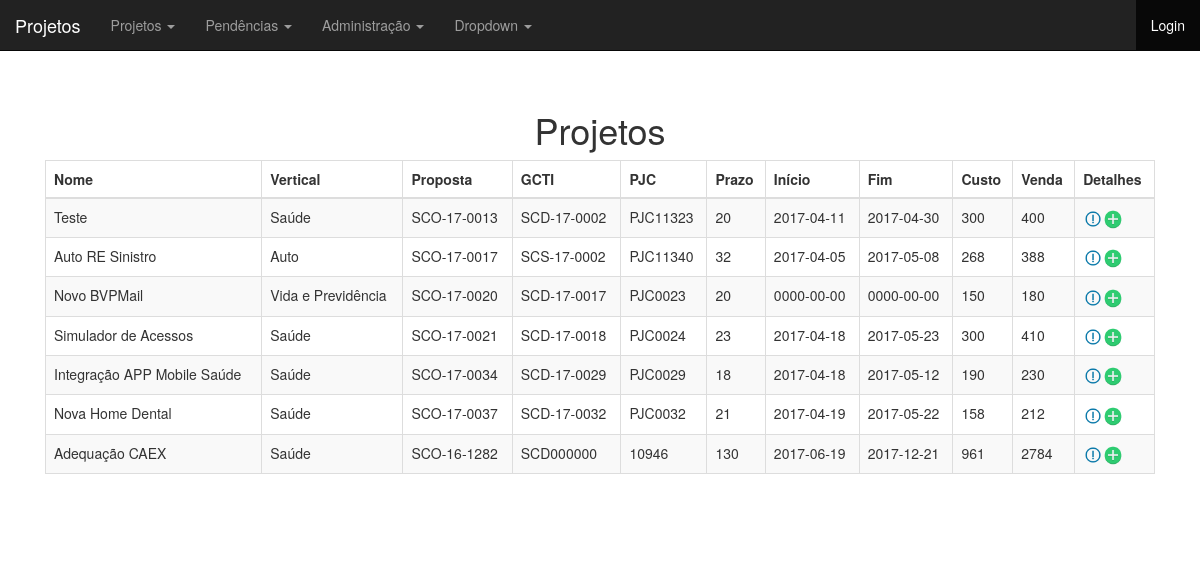
The page /projeto-lista.php on the database its author committed.
### tables this page shows
CREATE TABLE `projetos` (
  `id` int(10) unsigned NOT NULL AUTO_INCREMENT,
  `nome` varchar(255) NOT NULL,
  `nr_proposta` varchar(255) NOT NULL,
  `nr_gcti` varchar(255) DEFAULT NULL,
  `pjc` varchar(255) DEFAULT NULL,
  `nr_dias` int(10) unsigned DEFAULT NULL,
  `data_inicio` date DEFAULT NULL,
  `data_fim` date DEFAULT NULL,
  `hrs_custo` int(10) unsigned DEFAULT NULL,
  `hrs_venda` int(10) unsigned DEFAULT NULL,
  `observacoes` longtext,
  `ativo` varchar(20) DEFAULT NULL,
  `vertical_id` int(11) DEFAULT NULL,
  PRIMARY KEY (`id`)
);

CREATE TABLE `vertical` (
  `id` int(11) NOT NULL AUTO_INCREMENT,
  `vertical` varchar(255) NOT NULL,
  PRIMARY KEY (`id`)
);

### banco-projeto.php (called while the page is built, shortened)
<?php
function listaProjetos($conexao){
	$projetos = array();
	$resultado = mysqli_query($conexao, "select p.*, v.vertical as nome_vertical from projetos as p join vertical as v on v.id=p.vertical_id");
	while($projeto = mysqli_fetch_assoc($resultado)){
		array_push($projetos, $projeto);
	}
	return $projetos;
}

### projeto-lista.php (the view)
<?php
include ("cabecalho.php");
include("conecta.php");
include("banco-projeto.php");
$projetos = listaProjetos($conexao);
?>
<h1>Projetos</h1>
<table class="table table-striped table-bordered alinhamento-esquerda">
	<thead class="alinhamento-centralizado">
		<th>Nome</th>
		<th>Vertical</th>
		<th>Proposta</th>
		<th>GCTI</th>
		<th>PJC</th>
		<th>Prazo</th>
		<th>Início</th>
		<th>Fim</th>
		<th>Custo</th>
		<th>Venda</th>
		<th>Detalhes</th>
	</thead>
	<?php
	foreach ($projetos as $projeto): ?>
		<tr>
			<td><?=$projeto['nome'] ?></td>
			<td><?=$projeto['nome_vertical']?></td>
			<td><?=$projeto['nr_proposta'] ?></td>
			<td><?=$projeto['nr_gcti'] ?></td>
			<td><?=$projeto['pjc'] ?></td>
			<td><?=$projeto['nr_dias'] ?></td>
			<td><?=$projeto['data_inicio'] ?></td>
			<td><?=$projeto['data_fim'] ?></td>
			<td><?=$projeto['hrs_custo'] ?></td>
			<td><?=$projeto['hrs_venda'] ?></td>
			<td><a href="pendencia-lista.php?id=<?=$projeto['id']?>"><img src="imgs/detail-icon.png" width="20" height="20"><a href="pendencia-formulario.php"><img src="imgs/add-icon.png" width="20" height="20"></td>
		</tr>
	<?php
	endforeach
	?>
</table>
<?php include("rodape.php");

### cabecalho.php (shortened to what this page needs)
<!DOCTYPE html>
<html>
<head>
	<link rel="stylesheet" type="text/css" href="css/bootstrap.css">
	<link rel="stylesheet" type="text/css" href="css/projetos.css">
</head>
<body>
	<nav class="navbar navbar-inverse navbar-fixed-top">
        <div class="container-fluid">
          <div class="navbar-header">
            <a class="navbar-brand" href="index.php">Projetos</a>
          </div>
          <div id="navbar" class="navbar-collapse collapse">
            <ul class="nav navbar-nav">
              <li class="dropdown">
                <a href="#" class="dropdown-toggle" data-toggle="dropdown" role="button" aria-haspopup="true" aria-expanded="false">Projetos <span class="caret"></span></a>
              </li>
              <li class="dropdown">
                <a href="#" class="dropdown-toggle" data-toggle="dropdown" role="button" aria-haspopup="true" aria-expanded="false">Pendências <span class="caret"></span></a>
              </li>
              <li class="dropdown">
                <a href="#" class="dropdown-toggle" data-toggle="dropdown" role="button" aria-haspopup="true" aria-expanded="false">Administração <span class="caret"></span></a>
              </li>
              <li class="dropdown">
                <a href="#" class="dropdown-toggle" data-toggle="dropdown" role="button" aria-haspopup="true" aria-expanded="false">Dropdown <span class="caret"></span></a>
              </li>
            </ul>
            <ul class="nav navbar-nav navbar-right">
              <li class="active"><a href="./">Login<span class="sr-only">(current)</span></a></li>
            </ul>
          </div>
        </div>
      </nav>
	<div class="container">
		<div class="principal">

### rodape.php
		</div>
	</div>
</body>
</html>

### css/projetos.css (style rules this page uses)
body { padding-top: 50px; }
.principal { padding: 40px 15px; text-align: center; }
.alinhamento-esquerda { text-align:left; }
.alinhamento-centralizado { text-align:center; }

### rows shown on the page
projetos: nome "Teste", vertical.vertical "Saúde", nr_proposta "SCO-17-0013", nr_gcti "SCD-17-0002", pjc "PJC11323", nr_dias "20", data_inicio "2017-04-11", data_fim "2017-04-30", hrs_custo "300", hrs_venda "400"
projetos: nome "Auto RE Sinistro", vertical.vertical "Auto", nr_proposta "SCO-17-0017", nr_gcti "SCS-17-0002", pjc "PJC11340", nr_dias "32", data_inicio "2017-04-05", data_fim "2017-05-08", hrs_custo "268", hrs_venda "388"
projetos: nome "Novo BVPMail", vertical.vertical "Vida e Previdência", nr_proposta "SCO-17-0020", nr_gcti "SCD-17-0017", pjc "PJC0023", nr_dias "20", data_inicio "0000-00-00", data_fim "0000-00-00", hrs_custo "150", hrs_venda "180"
projetos: nome "Simulador de Acessos", vertical.vertical "Saúde", nr_proposta "SCO-17-0021", nr_gcti "SCD-17-0018", pjc "PJC0024", nr_dias "23", data_inicio "2017-04-18", data_fim "2017-05-23", hrs_custo "300", hrs_venda "410"
projetos: nome "Integração APP Mobile Saúde", vertical.vertical "Saúde", nr_proposta "SCO-17-0034", nr_gcti "SCD-17-0029", pjc "PJC0029", nr_dias "18", data_inicio "2017-04-18", data_fim "2017-05-12", hrs_custo "190", hrs_venda "230"
projetos: nome "Nova Home Dental", vertical.vertical "Saúde", nr_proposta "SCO-17-0037", nr_gcti "SCD-17-0032", pjc "PJC0032", nr_dias "21", data_inicio "2017-04-19", data_fim "2017-05-22", hrs_custo "158", hrs_venda "212"
projetos: nome "Adequação CAEX", vertical.vertical "Saúde", nr_proposta "SCO-16-1282", nr_gcti "SCD000000", pjc "10946", nr_dias "130", data_inicio "2017-06-19", data_fim "2017-12-21", hrs_custo "961", hrs_venda "2784"
